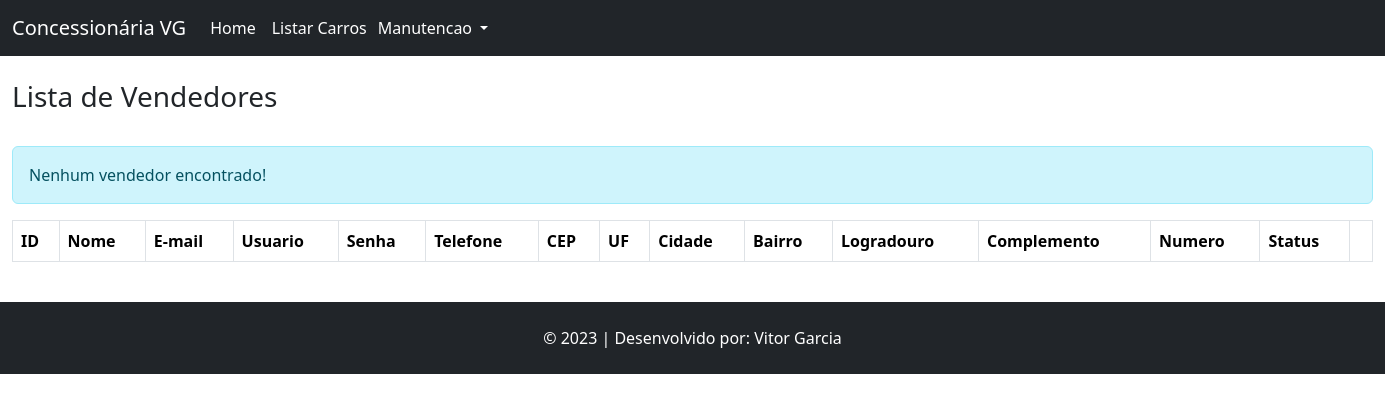
The page /vendedor/pesquisar on the database as committed earlier.
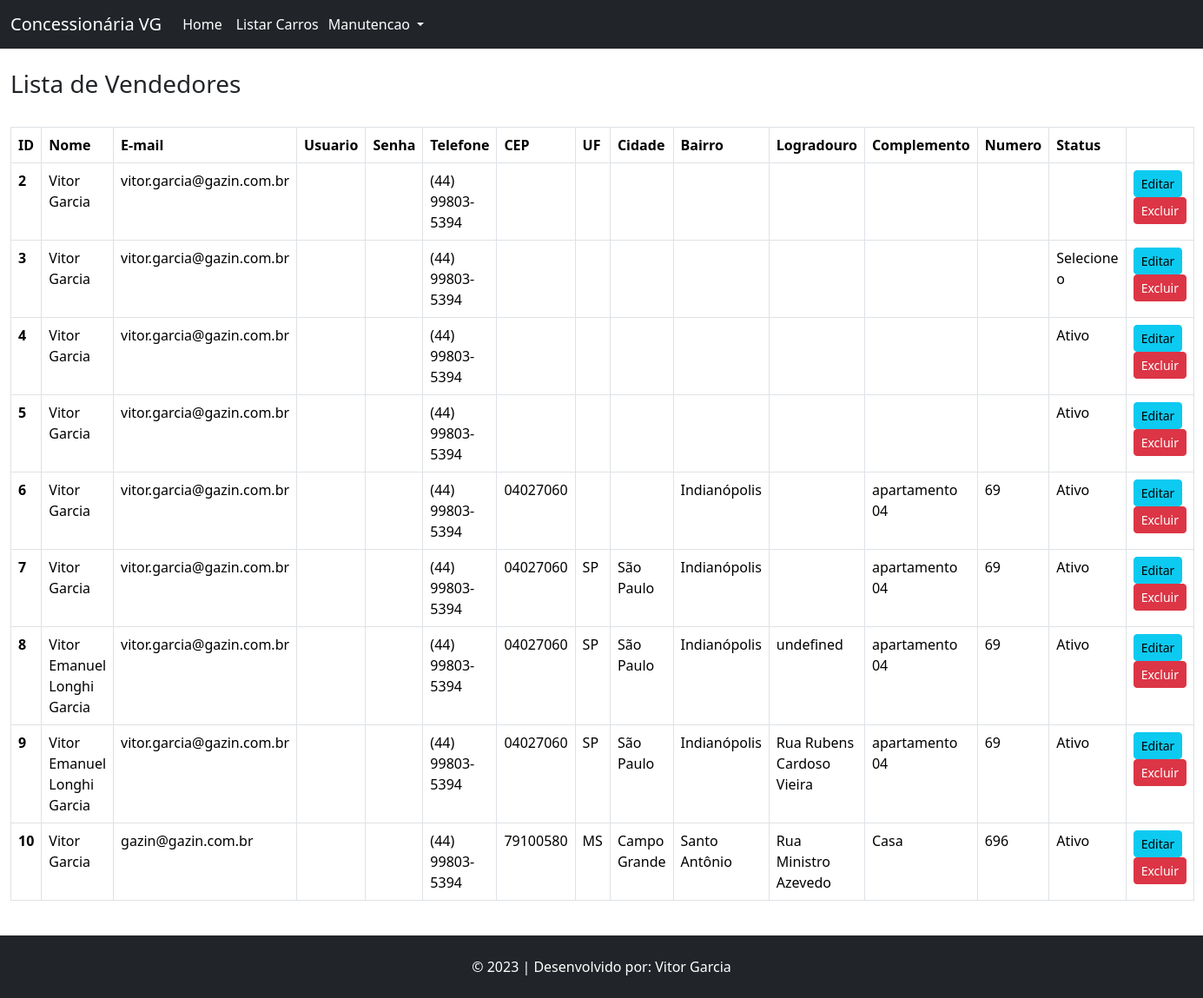
The same page on the database as committed later.
### tables this page shows
CREATE TABLE `vendedor` (
  `id` int(11) NOT NULL,
  `nome` varchar(100) NOT NULL,
  `telefone` varchar(20) NOT NULL,
  `email` varchar(100) NOT NULL,
  `cpf` char(15) NOT NULL,
  `status` varchar(12) NOT NULL,
  `cep` varchar(10) DEFAULT NULL,
  `uf` varchar(2) DEFAULT NULL,
  `cidade` varchar(255) DEFAULT NULL,
  `bairro` varchar(255) DEFAULT NULL,
  `logradouro` varchar(255) DEFAULT NULL,
  `complemento` varchar(255) DEFAULT NULL,
  `numero` varchar(10) DEFAULT NULL
);

### App/Controllers/Controller.php (called while the page is built, shortened)
<?php
abstract class Controller
{
    private $viewVar;
    public function render($view)
    {
        $viewVar = $this->getViewVar();
        require_once PATH . '/App/Views/layouts/cabecalho.php';
        require_once PATH . '/App/Views/layouts/menu.php';
        require_once PATH . '/App/Views/' . $view . '.php';
        require_once PATH . '/App/Views/layouts/rodape.php';
    }
    public function getViewVar()
    {
        return $this->viewVar;
    }
    public function setViewParam($varName, $varValue)
    {
        if ($varName != "" && $varValue != "") {
            $this->viewVar[$varName] = $varValue;
        }
    }
}

### App/Controllers/VendedorController.php (called while the page is built, shortened)
<?php
class VendedorController extends Controller
{
    public function pesquisar()
    {
        $vendedorDAO = new VendedorDAO();
        self::setViewParam('vendedor', $vendedorDAO->listar());
        $this->render('vendedor/pesquisar');
    }
}

### index.php (called while the page is built, shortened)
<?php
try {
    $app = new App();
    $app->run();
}catch (\Exception $e){
    $oError = new Erro($e);
    $oError->render();
}

### App/Models/DAO/BaseDAO.php (called while the page is built, shortened)
<?php
abstract class BaseDAO
{
    private $conexao;
    public function __construct()
    {
        $this->conexao = Conexao::getConnection();
    }
    public function select($sql)
    {
        if (!empty($sql)) {
            return $this->conexao->query($sql);
        }
    }
}

### App/Lib/Conexao.php (called while the page is built, shortened)
<?php
class Conexao
{
    private static $connection;
    public static function getConnection()
    {
        $pdoConfig = DB_DRIVER . ":" . "host=" . DB_HOST . ";";
        $pdoConfig .= "dbname=" . DB_NAME . ";";
        try {
            if (!isset(self::$connection)) {
                self::$connection = new PDO($pdoConfig, DB_USER, DB_PASSWORD);
                self::$connection->setAttribute(PDO::ATTR_ERRMODE, PDO::ERRMODE_EXCEPTION);
            }
            return self::$connection;
        } catch (PDOException $e) {
            throw new Exception("Erro de conexão com o banco de dados", 500);
        }
    }
}

### App/Models/DAO/VendedorDAO.php (called while the page is built, shortened)
<?php
class VendedorDAO extends BaseDAO{
    public function listar($id = null){
        if($id){
            $resultado = $this->select(
                "SELECT * FROM vendedor WHERE id = $id"
            );
            return $resultado->fetchObject(Vendedor::class);
        } else {
            $resultado = $this->select(
                'SELECT * FROM vendedor'
            );
            return $resultado->fetchAll(\PDO::FETCH_CLASS, Vendedor::class);
        }
        return false;
    }
}
?>

### App/Models/Entidades/Vendedor.php (called while the page is built, shortened)
<?php
class Vendedor{
     private $id;
     private $nome;
     private $telefone;
     private $email;
     private $status;
     private $cep;
     private $uf;
     private $cidade;
     private $bairro;
     private $logradouro;
     private $complemento;
     private $numero;
     public function getId(){
        return $this->id;
   }
   function getNome(){
        return $this->nome;
   }
   public function getTelefone(){
        return $this->telefone;
   }
   public function getEmail(){
        return $this->email;
   }
   public function getStatus(){
        return $this->status;
   }
   public function getCep(){
     return $this->cep;
   }
   public function getUf(){
       return $this->uf;
   }
   public function getCidade(){
       return $this->cidade;
   }
   public function getBairro(){
       return $this->bairro;
   }
   public function getLogradouro(){
       return $this->logradouro;
   }
   public function getComplemento(){
       return $this->complemento;
   }
   public function getNumero(){
       return $this->numero;
   }
}
?>

### App/Views/vendedor/pesquisar.php (the view, shortened to what this page needs)
<div class="container-fluid">
<br>
<h3>Lista de Vendedores</h3>
<br>
<table class="table table-hover table-bordered">
    <thead>
        <tr>
            <th scope="col">ID</th>
            <th scope="col">Nome</th>
            <th scope="col">E-mail</th>
            <th scope="col">Usuario</th>
            <th scope="col">Senha</th>
            <th scope="col">Telefone</th>
            <th scope="col">CEP</th>
            <th scope="col">UF</th>
            <th scope="col">Cidade</th>
            <th scope="col">Bairro</th>
            <th scope="col">Logradouro</th>
            <th scope="col">Complemento</th>
            <th scope="col">Numero</th>
            <th scope="col">Status</th>
            <th scope="col"></th>
        </tr>
    </thead>
    <tbody>
        <?php
        if (!count($viewVar['vendedor'])) { ?>
            <div class="alert alert-info" role="alert">Nenhum vendedor encontrado!</div>
        <?php } else {
            foreach ($viewVar['vendedor'] as $vendedor) {
        ?>
                <tr>
                    <th scope="row"><?php echo $vendedor->getId(); ?></th>
                    <td><?php echo $vendedor->getNome(); ?></td>
                    <td><?php echo $vendedor->getEmail(); ?></td>
                    <td><?php echo $vendedor->getUsuario(); ?></td>
                    <td><?php echo $vendedor->getSenha(); ?></td>
                    <td><?php echo $vendedor->getTelefone(); ?></td>
                    <td><?php echo $vendedor->getCEP(); ?></td>
                    <td><?php echo $vendedor->getUF(); ?></td>
                    <td><?php echo $vendedor->getCidade(); ?></td>
                    <td><?php echo $vendedor->getBairro(); ?></td>
                    <td><?php echo $vendedor->getLogradouro(); ?></td>
                    <td><?php echo $vendedor->getComplemento(); ?></td>
                    <td><?php echo $vendedor->getNumero(); ?></td>
                    <td><?php echo $vendedor->getStatus(); ?></td>
                    <td>
                        <a href="http://<?php echo APP_HOST; ?>/vendedor/edicao/<?php echo $vendedor->getId(); ?>" class="btn btn-info btn-sm">Editar</a>
                        <a href="http://<?php echo APP_HOST; ?>/vendedor/exclusao/<?php echo $vendedor->getId(); ?>" class="btn btn-danger btn-sm">Excluir</a>
                    </td>
                </tr>
        <?php
            }
        }
        ?>
    </tbody>
</table>
</div>
<br>

### App/App.php (shortened to what this page needs)
<?php
class App
{
    private $controller;
    private $action;
    private $params;
    public $controllerName;
    public function run()
    {
        if ($this->controller) {
            $this->controllerName = ucwords($this->controller) . 'Controller';
            $this->controllerName = preg_replace('/[^a-zA-Z]/i', '', $this->controllerName);
        } else {
            $this->controllerName = "HomeController";
        }
        $this->action = preg_replace('/[^a-zA-Z]/i', '', (empty($this->action)) ? 'index' : $this->action);
        $objetoController = new $nomeClasse($this);
        if (method_exists($objetoController, $this->action)) {
            $objetoController->{$this->action}($this->params);
            return;
        } else if (!$this->action && method_exists($objetoController, 'index')) {
            $objetoController->index($this->params);
            return;
        } else {
            throw new Exception("Aguarde. Nosso suporte já esta verificando!", 500);
        }
        throw new Exception("Página não encontrada.", 404);
    }
    public function url()
    {
        if (isset($_GET['url'])) {
            $path = $_GET['url'];
            $path = rtrim($path, '/');
            $path = filter_var($path, FILTER_SANITIZE_URL);
            $path = explode('/', $path);
            $this->controller = $this->verificaArray($path, 0);
            $this->action = $this->verificaArray($path, 1);
        }
    }
    public function getAction()
    {
        return $this->action;
    }
    public function getControllerName()
    {
        return $this->controllerName;
    }
    private function verificaArray($array, $key)
    {
        if (isset($array[$key]) && !empty($array[$key])) {
            return $array[$key];
        }
        return null;
    }
}

### App/Views/layouts/cabecalho.php (shortened to what this page needs)
<!DOCTYPE html>
<html lang="pt">
    <head>
        <link href="https://cdn.jsdelivr.net/npm/bootstrap@5.2.0-beta1/dist/css/bootstrap.min.css" rel="stylesheet">
        <link rel="stylesheet" href="https://unpkg.com/swiper@7/swiper-bundle.min.css"/>
        <link href="css/bootstrap.min.css" rel="stylesheet">
        <link href="<?php echo PATH_CSS; ?>style.css" rel="stylesheet">
        <link rel="stylesheet" href="https://cdn.jsdelivr.net/npm/bootstrap-icons@1.10.5/font/bootstrap-icons.css">
        <link rel="stylesheet" href="https://cdnjs.cloudflare.com/ajax/libs/bootstrap-datepicker/1.10.0/css/bootstrap-datepicker.min.css" />
    </head>
<body>

### App/Views/layouts/menu.php (shortened to what this page needs)
<nav class="navbar navbar-expand-lg text-white bg-dark">
  <div class="container-fluid">
    <a class="navbar-brand text-white" href="http://<?php echo APP_HOST; ?>/home/index">Concessionária VG</a>
    <div class="collapse navbar-collapse" id="navbarSupportedContent">
      <ul class="navbar-nav me-auto mb-2 mb-lg-0">
        <li class="nav-item">
          <a class="nav-link active text-white" aria-current="page" href="http://<?php echo APP_HOST; ?>/home/index">Home</a>
        </li>
        <li class="nav-item">
          <a href="http://<?php echo APP_HOST; ?>/carro/index" class="nav-link text-white">Listar Carros</a>
        </li>
        <li class="nav-item">
          <div class="dropdown">
            <a class="nav-item dropdown-toggle text-white manutencao" type="button" id="dropdownMenuButton" data-toggle="dropdown" aria-haspopup="true" aria-expanded="false">
              Manutencao
            </a>
    </div>
    </li>
    </ul>
  </div>
</nav>

### App/Views/layouts/rodape.php (shortened to what this page needs)
    <footer class="py-4 text-white bg-dark" >
        <div class="container">
            <p class="m-0 text-center"> &copy; 2023 | Desenvolvido por: Vitor Garcia</p>
        </div>
    </footer>
</body>
</html>

### App/Views/layouts/menu.php (style rules this page uses)
.manutencao { margin-top: 8px; text-decoration: none; margin-left: 3px; }

Rows that differ between the two databases and show on the page:
added vendedor: id "2", nome "Vitor Garcia", email "vitor.garcia@gazin.com.br", telefone "(44) 99803-5394"
added vendedor: id "3", nome "Vitor Garcia", email "vitor.garcia@gazin.com.br", telefone "(44) 99803-5394", status "Selecione o"
added vendedor: id "4", nome "Vitor Garcia", email "vitor.garcia@gazin.com.br", telefone "(44) 99803-5394", status "Ativo"
added vendedor: id "5", nome "Vitor Garcia", email "vitor.garcia@gazin.com.br", telefone "(44) 99803-5394", status "Ativo"
added vendedor: id "6", nome "Vitor Garcia", email "vitor.garcia@gazin.com.br", telefone "(44) 99803-5394", cep "04027060", bairro "Indianópolis", complemento "apartamento 04", numero "69", status "Ativo"
added vendedor: id "7", nome "Vitor Garcia", email "vitor.garcia@gazin.com.br", telefone "(44) 99803-5394", cep "04027060", uf "SP", cidade "São Paulo", bairro "Indianópolis", complemento "apartamento 04", numero "69", status "Ativo"
added vendedor: id "8", nome "Vitor Emanuel Longhi Garcia", email "vitor.garcia@gazin.com.br", telefone "(44) 99803-5394", cep "04027060", uf "SP", cidade "São Paulo", bairro "Indianópolis", logradouro "undefined", complemento "apartamento 04", numero "69", status "Ativo"
added vendedor: id "9", nome "Vitor Emanuel Longhi Garcia", email "vitor.garcia@gazin.com.br", telefone "(44) 99803-5394", cep "04027060", uf "SP", cidade "São Paulo", bairro "Indianópolis", logradouro "Rua Rubens Cardoso Vieira", complemento "apartamento 04", numero "69", status "Ativo"
added vendedor: id "10", nome "Vitor Garcia", email "gazin@gazin.com.br", telefone "(44) 99803-5394", cep "79100580", uf "MS", cidade "Campo Grande", bairro "Santo Antônio", logradouro "Rua Ministro Azevedo", complemento "Casa", numero "696", status "Ativo"
Other text that changed with them:
text no longer shown: "Nenhum vendedor encontrado!"
